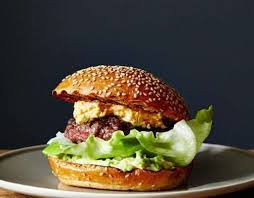
#> input picture burger.jpg, 254 x 198 px
$ python resize-the-image.py
#> lines starting #> are read from the running program, lines starting #| are printed output that depends on the picture
import cv2  # OpenCV for image processing
import imutils  # Utility library for image resizing

# Read the image
img = cv2.imread('burger.jpg')
#> img is the input picture: shape (198, 254, 3); mean B, G, R 57.4, 72, 80.5

# Resize the image to a width of 400 pixels while maintaining aspect ratio
resizedImg = imutils.resize(img, width=300)
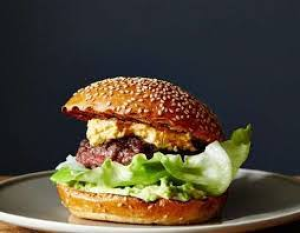
#> resizedImg: shape (233, 300, 3); mean B, G, R 57.4, 71.9, 80.5

# Display the original and resized images
cv2.imshow("Original Image", img)
cv2.imshow("Resized Image", resizedImg)

# Wait for a key press and close windows
cv2.waitKey(0)
cv2.destroyAllWindows()
